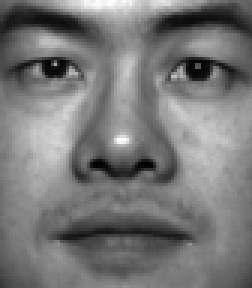
#> input picture CV_HW02/data/facial_images/01.pgm, 84 x 96 px (shown 3 times larger)
$ python main.py
#> lines starting #> are read from the running program, lines starting #| are printed output that depends on the picture
### CV_HW02/problem1.py
import os
import numpy as np
import matplotlib.pyplot as plt
import scipy
from scipy.signal import convolve2d

# [40 lines left out: function load_data, not called in this run]


def gaussian_kernel(fsize, sigma):
    '''
    Define a Gaussian kernel

    Args:
        fsize: kernel size
        sigma: sigma of Gaussian kernel

    Returns:
        The Gaussian kernel
    '''
#> called with fsize = 5, sigma = 1.4

    #
    # TODO
    #

    kernel = np.zeros([fsize, fsize])
    center = fsize//2
    s = 2*(sigma**2)
    sum = 0
    for i in range(fsize):
        for j in range(fsize):
            x = i-center
            y = j-center
            kernel[i, j] = np.exp(-(x**2+y**2)/s)
            sum += kernel[i, j]

    gauss = kernel/sum

    return gauss


def downsample_x2(x, factor=2):
    '''
    Downsampling an image by a factor of 2

    Args:
        x: image as numpy array (H * W)

    Returns:
        downsampled image as numpy array (H/2 * W/2)
    '''

    #
    # TODO
    #

    h, w = x.shape
    downsample = np.copy(x)
    # get all the row and all even list
    # [::factor],[factor::]
    list_s = downsample[:, range(1, w, factor)]# range(start, stop, step)
    # get all the even row from list above
    row_s = list_s[range(1, h, factor), :]
    sample = row_s

    return sample


def gaussian_pyramid(img, nlevels, fsize, sigma):
    '''
    A Gaussian pyramid is constructed by combining a Gaussian kernel and downsampling.
    Tips: use scipy.signal.convolve2d for filtering image.

    Args:
        img: face image as numpy array (H * W)
        nlevels: number of levels of Gaussian pyramid, in this assignment we will use 3 levels
        fsize: Gaussian kernel size, in this assignment we will define 5
        sigma: sigma of Gaussian kernel, in this assignment we will define 1.4

    Returns:
        GP: list of Gaussian downsampled images, it should be 3 * H * W
    '''
    down_image = np.copy(img)
    gauss = gaussian_kernel(fsize, sigma)
    GP = []
    #
    # TODO
    #
    # for i in range(nlevels-1):
    #     image = convolve2d(gauss, image)
    #     image_sample = downsample_x2(image, 2)
    #     GP.append(image)
    while True:
        GP.append(down_image)
        nlevels=nlevels-1
        if(nlevels>0):
            image = convolve2d(down_image,gauss,boundary='symm',mode='same')
            down_image = downsample_x2(image)
        else:
            break


    return GP


# [61 lines left out: functions template_distance, sliding_window, not called in this run]


class Distance(object):

    # choice of the method
    METHODS = {1: 'Dot Product', 2: 'SSD Matching'}

    # choice of reasoning
    REASONING = {
        1: 'it is more computationally efficient',
        2: 'it is less sensitive to changes in brightness.',
        3: 'it is more robust to additive Gaussian noise',
        4: 'it can be implemented with convolution',
        5: 'All of the above are correct.'
    }

    # [50 lines left out: functions answer, find_matching_with_scale, not called in this run]

### CV_HW02/main.py
import matplotlib.pyplot as plt
import numpy as np

#
# Problem 1
#
import problem1 as p1

def problem1(fsize=5, nlevel=3, sigma=1.4):
    """Example code implementing the steps in Problem 1"""

    # show gaussian kernel
    gaussian_kernel = p1.gaussian_kernel(5, 1.4)
    plt.imshow(gaussian_kernel, cmap=plt.get_cmap('jet'), interpolation='nearest')
    plt.colorbar()
    plt.show()
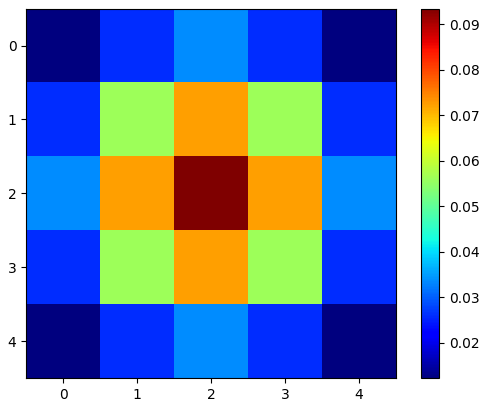
#> figure drawn by matplotlib, 2 panels

    # show downsample x2
    img_path = 'data/facial_images/01.pgm'
    img = plt.imread(img_path)
#> img is the input picture: shape (96, 84); min 1, max 255, mean 120
    new_img = p1.downsample_x2(img)
#> in downsample_x2, `row_s = list_s[range(1, h, factor), :]`:
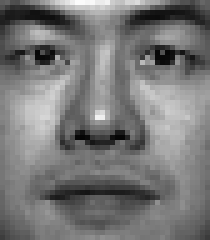
#> row_s: shape (48, 42) (shown 5 times larger); min 4, max 252, mean 119.7
    plt.figure()
    plt.subplot(1, 2, 1)
    plt.imshow(img)
    plt.subplot(1, 2, 2)
    plt.imshow(new_img)
    plt.show()
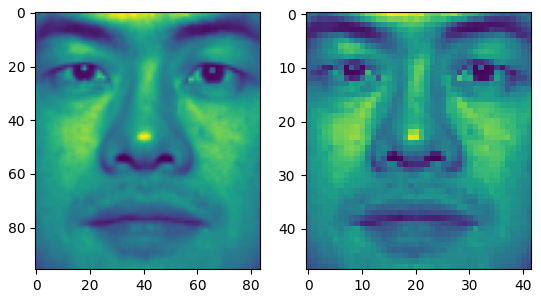
#> figure drawn by matplotlib, 2 panels

    # show gaussian pyramid
    GP = p1.gaussian_pyramid(img, 3, 5, 1.4)
#> the loop in gaussian_pyramid, `while True:` made 3 passes
#> pass 1, in gaussian_pyramid, `image = convolve2d(down_image,gauss,boundary='symm',mode='same')`:
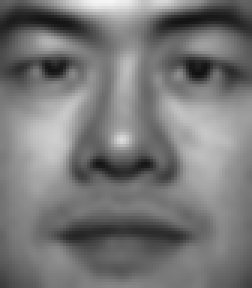
#> image: shape (96, 84) float64 (shown 3 times larger); min 17.89, max 246.6, mean 120
#> pass 1, in downsample_x2 (call 2), `list_s = downsample[:, range(1, w, factor)]# range(start, stop, step)`:
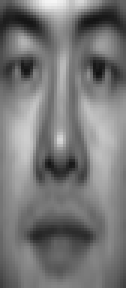
#> list_s: shape (96, 42) float64 (shown 3 times larger); min 17.93, max 245.4, mean 120
#> pass 1, in downsample_x2 (call 2), `row_s = list_s[range(1, h, factor), :]`:
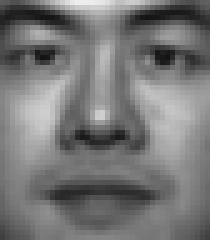
#> row_s: shape (48, 42) float64 (shown 5 times larger); min 20.3, max 238.7, mean 119.7
#> after the loop in gaussian_pyramid, `while True:`:
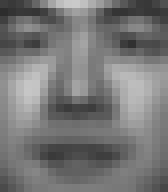
#> down_image: shape (24, 21) float64 (shown 8 times larger); min 45.48, max 203, mean 119.5
#> after the loop in gaussian_pyramid, `while True:`: GP = 3 items; nlevels = 0
#> GP = 3 items
    plt.figure()
    for i, g in enumerate(GP):
        plt.subplot(1, 3, i+1)
        plt.imshow(g)
#> this loop made 3 passes
    plt.show()

    # [21 lines of commented-out code are left out]
import problem2 as p2
from utils import *

def problem2():
    """Example code implementing the steps in Problem 2"""

    # Task 1
    y, hw = p2.load_faces("./data/yale_faces")
    print("Loaded array: ", y.shape)

    # Using 2 random images for testing
    test_face2 = y[0, :]
    test_face = y[-1, :]
    show_images(np.stack([test_face, test_face2], 0), hw, (3, 1))

    # Task 3. compute PCA
    u, lmb = p2.compute_pca(y)

    # Tasks 4 and 5
    # percentiles of components
    ps = [0.5, 0.7, 0.8, 0.95]
    ims = []
    for i, p in enumerate(ps):
        b = p2.basis(u, lmb, p)
        ims.append(p2.project(test_face, b))

    show_images(np.stack(ims, 0), hw)

    # fix some basis
    b = p2.basis(u, lmb, 0.95)

    # Task 7. Image search
    top5 = p2.search(y, test_face, b, 5)
    show_images(top5, hw)

    # Taksk 8. Interpolation
    ints = p2.interpolate(test_face2, test_face, b, 5)
    show_images(ints, hw)

    plt.show()

if __name__ == "__main__":
    problem1()
    # problem2()

$ run again, with CV_HW02/data/facial_images/04.pgm copied over CV_HW02/data/facial_images/01.pgm
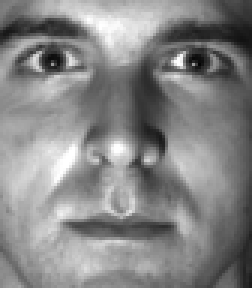
#> input picture CV_HW02/data/facial_images/04.pgm, 84 x 96 px (shown 3 times larger)
#> in problem1, img is the input picture: shape (96, 84); min 5, max 255, mean 134.1
#> in problem1, `plt.show()`:
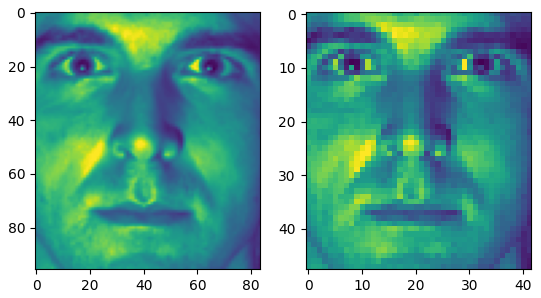
#> figure drawn by matplotlib, 2 panels
#> after the loop in gaussian_pyramid, `while True:`:
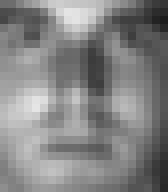
#> down_image: shape (24, 21) float64 (shown 8 times larger); min 28.85, max 229.5, mean 132.3
#> after the loop in gaussian_pyramid, `while True:`: GP = 3 items; nlevels = 0
#> in problem1, `GP = p1.gaussian_pyramid(img, 3, 5, 1.4)`: GP = 3 items
#> the loop in problem1, `for i, g in enumerate(GP):` made 3 passes

$ run again, with CV_HW02/data/facial_images/05.pgm copied over CV_HW02/data/facial_images/01.pgm
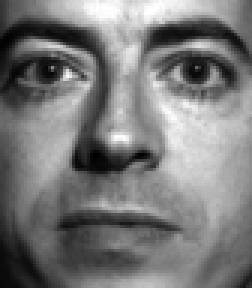
#> input picture CV_HW02/data/facial_images/05.pgm, 84 x 96 px (shown 3 times larger)
#> in problem1, img is the input picture: shape (96, 84); min 1, max 255, mean 121.6
#> in problem1, `plt.show()`:
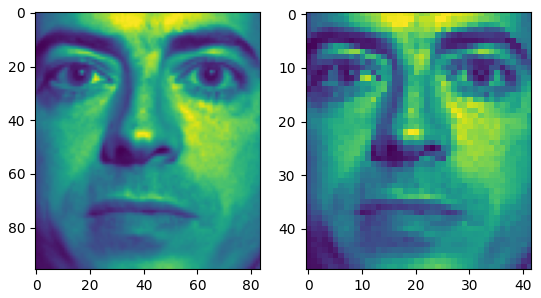
#> figure drawn by matplotlib, 2 panels
#> after the loop in gaussian_pyramid, `while True:`:
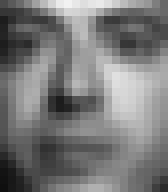
#> down_image: shape (24, 21) float64 (shown 8 times larger); min 15.24, max 242.3, mean 121.5
#> after the loop in gaussian_pyramid, `while True:`: GP = 3 items; nlevels = 0
#> in problem1, `GP = p1.gaussian_pyramid(img, 3, 5, 1.4)`: GP = 3 items
#> the loop in problem1, `for i, g in enumerate(GP):` made 3 passes
